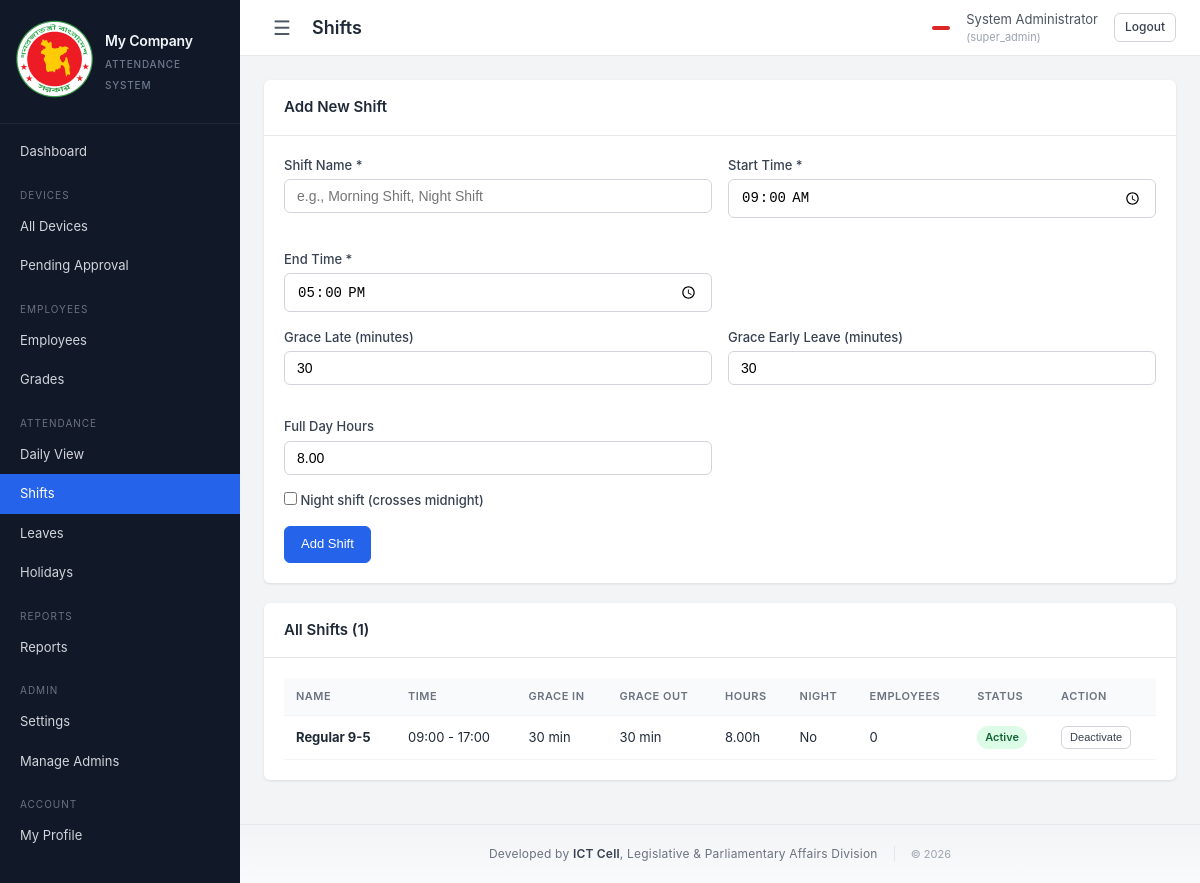
The app's page /php_dashboard/pages/shifts/list.php (signed in) with its own data.
### tables this page shows
CREATE TABLE system_settings (
    id INT AUTO_INCREMENT PRIMARY KEY,
    setting_key VARCHAR(100) UNIQUE NOT NULL,
    setting_value TEXT,
    description VARCHAR(255),
    updated_at DATETIME ON UPDATE CURRENT_TIMESTAMP
);

CREATE TABLE shifts (
    id INT AUTO_INCREMENT PRIMARY KEY,
    name VARCHAR(50) NOT NULL,
    start_time TIME NOT NULL,
    end_time TIME NOT NULL,
    grace_minutes_late INT DEFAULT 30,
    grace_minutes_early INT DEFAULT 30,
    full_day_hours DECIMAL(4,2) DEFAULT 8.00,
    is_night_shift BOOLEAN DEFAULT FALSE,
    status ENUM('active', 'inactive') DEFAULT 'active'
);

### php_dashboard/config/database.php (called while the page is built, shortened)
<?php
function getDB(): PDO {
    static $pdo = null;
    if ($pdo === null) {
        try {
            $dsn = "mysql:host=" . DB_HOST . ";port=" . DB_PORT . ";dbname=" . DB_NAME . ";charset=" . DB_CHARSET;
            $pdo = new PDO($dsn, DB_USER, DB_PASS, [
                PDO::ATTR_ERRMODE => PDO::ERRMODE_EXCEPTION,
                PDO::ATTR_DEFAULT_FETCH_MODE => PDO::FETCH_ASSOC,
                PDO::ATTR_EMULATE_PREPARES => false,
            ]);
        } catch (PDOException $e) {
            die("Database connection failed: " . $e->getMessage());
        }
    }
    return $pdo;
}
function getSetting(string $key, string $default = ''): string {
    $db = getDB();
    $stmt = $db->prepare("SELECT setting_value FROM system_settings WHERE setting_key = ?");
    $stmt->execute([$key]);
    $row = $stmt->fetch();
    return $row ? $row['setting_value'] : $default;
}

### php_dashboard/includes/auth.php (called while the page is built, shortened)
<?php
require_once __DIR__ . '/../config/database.php';
function isLoggedIn(): bool {
    return isset($_SESSION['user_id']) && !empty($_SESSION['user_id']);
}
function currentUser(): ?array {
    return [
        'id' => $_SESSION['user_id'],
        'username' => $_SESSION['username'],
        'name' => $_SESSION['user_name'],
        'role' => $_SESSION['user_role'],
    ];
}
function hasRole(string $role): bool {
    return isLoggedIn() && $_SESSION['user_role'] === $role;
}
function isSuperAdmin(): bool {
    return hasRole('super_admin');
}
function getUnreadNotificationCount(): int {
    $db = getDB();
    $role = $_SESSION['user_role'];
    $stmt = $db->prepare(
        "SELECT COUNT(*) as cnt FROM notifications
         WHERE is_read = 0 AND (target_role = 'all' OR target_role = ?)"
    );
    $stmt->execute([$role]);
    $row = $stmt->fetch();
    return (int)$row['cnt'];
}

### php_dashboard/pages/shifts/list.php (the view, shortened to what this page needs)
<?php
$pageTitle = 'Shifts';
require_once __DIR__ . '/../../includes/header.php';
$db = getDB();
$shifts = $db->query("
    SELECT s.*,
           (SELECT COUNT(DISTINCT es.employee_id) FROM employee_shifts es
            WHERE es.shift_id = s.id AND (es.effective_to IS NULL OR es.effective_to >= CURDATE())) as employee_count
    FROM shifts s
    ORDER BY s.status DESC, s.name
")->fetchAll();
?>
<div class="card">
    <div class="card-header"><h3>Add New Shift</h3></div>
    <div class="card-body">
        <form method="POST">
            <div class="form-row">
                <div class="form-group">
                    <label>Shift Name *</label>
                    <input type="text" name="name" required placeholder="e.g., Morning Shift, Night Shift">
                </div>
                <div class="form-group">
                    <label>Start Time *</label>
                    <input type="time" name="start_time" required value="09:00">
                </div>
                <div class="form-group">
                    <label>End Time *</label>
                    <input type="time" name="end_time" required value="17:00">
                </div>
            </div>
            <div class="form-row">
                <div class="form-group">
                    <label>Grace Late (minutes)</label>
                    <input type="number" name="grace_minutes_late" value="30" min="0" max="120">
                </div>
                <div class="form-group">
                    <label>Grace Early Leave (minutes)</label>
                    <input type="number" name="grace_minutes_early" value="30" min="0" max="120">
                </div>
                <div class="form-group">
                    <label>Full Day Hours</label>
                    <input type="number" name="full_day_hours" value="8.00" step="0.5" min="1" max="24">
                </div>
            </div>
            <div class="form-group">
                <label class="checkbox-label"><input type="checkbox" name="is_night_shift"> Night shift (crosses midnight)</label>
            </div>
            <button type="submit" class="btn btn-primary">Add Shift</button>
        </form>
    </div>
</div>
<div class="card">
    <div class="card-header"><h3>All Shifts (<?= count($shifts) ?>)</h3></div>
    <div class="card-body">
        <table class="table">
            <thead><tr><th>Name</th><th>Time</th><th>Grace In</th><th>Grace Out</th><th>Hours</th><th>Night</th><th>Employees</th><th>Status</th><th>Action</th></tr></thead>
            <tbody>
            <?php foreach ($shifts as $s): ?>
                <tr>
                    <td><strong><?= htmlspecialchars($s['name']) ?></strong></td>
                    <td><?= substr($s['start_time'],0,5) ?> - <?= substr($s['end_time'],0,5) ?></td>
                    <td><?= $s['grace_minutes_late'] ?> min</td>
                    <td><?= $s['grace_minutes_early'] ?> min</td>
                    <td><?= $s['full_day_hours'] ?>h</td>
                    <td><?= $s['is_night_shift'] ? 'Yes' : 'No' ?></td>
                    <td><?= $s['employee_count'] ?></td>
                    <td><span class="badge badge-<?= $s['status'] === 'active' ? 'approved' : 'inactive' ?>"><?= $s['status'] ?></span></td>
                    <td>
                        <form method="POST" style="display:inline">
                            <button type="submit" class="btn btn-xs btn-outline"><?= $s['status'] === 'active' ? 'Deactivate' : 'Activate' ?></button>
                        </form>
                    </td>
                </tr>
            <?php endforeach; ?>
            </tbody>
        </table>
    </div>
</div>
<?php require_once __DIR__ . '/../../includes/footer.php'; ?>

### php_dashboard/includes/header.php (shortened to what this page needs)
<?php
require_once __DIR__ . '/auth.php';
$user = currentUser();
$notifCount = getUnreadNotificationCount();
$companyName = getSetting('company_name', 'Attendance System');
$currentPage = basename($_SERVER['PHP_SELF'], '.php');
?>
<!DOCTYPE html>
<html lang="en">
<head>
    <link rel="stylesheet" href="<?= BASE_PATH ?>/assets/css/style.css">
</head>
<body>
    <div class="app-wrapper">
        <nav class="sidebar" id="sidebar">
            <div class="sidebar-header">
                <div class="sidebar-brand">
                    <div class="sidebar-brand-icon">
                        <img src="<?= BASE_PATH ?>/assets/logo.png" alt="Logo" class="sidebar-logo">
                    </div>
                    <div class="sidebar-brand-text">
                        <h2><?= htmlspecialchars($companyName) ?></h2>
                        <small>Attendance System</small>
                    </div>
                </div>
            </div>
            <ul class="nav-menu">
                <li class="<?= $currentPage === 'dashboard' ? 'active' : '' ?>">
                    <a href="<?= BASE_PATH ?>/pages/dashboard.php">Dashboard</a>
                </li>
                <li class="nav-section">Devices</li>
                <li class="<?= $currentPage === 'list' && strpos($_SERVER['PHP_SELF'], 'devices') !== false ? 'active' : '' ?>">
                    <a href="<?= BASE_PATH ?>/pages/devices/list.php">All Devices</a>
                </li>
                <li class="<?= $currentPage === 'pending' ? 'active' : '' ?>">
                    <a href="<?= BASE_PATH ?>/pages/devices/pending.php">Pending Approval</a>
                </li>
                <li class="nav-section">Employees</li>
                <li class="<?= strpos($_SERVER['PHP_SELF'], 'employees') !== false && $currentPage !== 'grades' ? 'active' : '' ?>">
                    <a href="<?= BASE_PATH ?>/pages/employees/list.php">Employees</a>
                </li>
                <li class="<?= $currentPage === 'grades' ? 'active' : '' ?>">
                    <a href="<?= BASE_PATH ?>/pages/employees/grades.php">Grades</a>
                </li>
                <li class="nav-section">Attendance</li>
                <li class="<?= strpos($_SERVER['PHP_SELF'], 'attendance') !== false ? 'active' : '' ?>">
                    <a href="<?= BASE_PATH ?>/pages/attendance/daily.php">Daily View</a>
                </li>
                <li class="<?= strpos($_SERVER['PHP_SELF'], 'shifts') !== false ? 'active' : '' ?>">
                    <a href="<?= BASE_PATH ?>/pages/shifts/list.php">Shifts</a>
                </li>
                <li class="<?= strpos($_SERVER['PHP_SELF'], 'leaves') !== false ? 'active' : '' ?>">
                    <a href="<?= BASE_PATH ?>/pages/leaves/list.php">Leaves</a>
                </li>
                <li class="<?= strpos($_SERVER['PHP_SELF'], 'holidays') !== false ? 'active' : '' ?>">
                    <a href="<?= BASE_PATH ?>/pages/holidays/list.php">Holidays</a>
                </li>
                <li class="nav-section">Reports</li>
                <li class="<?= strpos($_SERVER['PHP_SELF'], 'reports') !== false ? 'active' : '' ?>">
                    <a href="<?= BASE_PATH ?>/pages/reports/employee.php">Reports</a>
                </li>
                <?php if (isSuperAdmin()): ?>
                <li class="nav-section">Admin</li>
                <li class="<?= strpos($_SERVER['PHP_SELF'], 'settings') !== false && $currentPage === 'general' ? 'active' : '' ?>">
                    <a href="<?= BASE_PATH ?>/pages/settings/general.php">Settings</a>
                </li>
                <li class="<?= $currentPage === 'admins' ? 'active' : '' ?>">
                    <a href="<?= BASE_PATH ?>/pages/settings/admins.php">Manage Admins</a>
                </li>
                <?php endif; ?>
                <li class="nav-section">Account</li>
                <li class="<?= $currentPage === 'profile' ? 'active' : '' ?>">
                    <a href="<?= BASE_PATH ?>/pages/settings/profile.php">My Profile</a>
                </li>
            </ul>
        </nav>
        <div class="main-content">
            <header class="top-bar">
                <div class="top-bar-left">
                    <button class="sidebar-toggle" id="sidebarToggle" type="button" aria-label="Toggle sidebar">&#9776;</button>
                    <h1 class="page-title"><?= htmlspecialchars($pageTitle ?? 'Dashboard') ?></h1>
                </div>
                <div class="top-bar-right">
                    <span class="notification-badge" title="<?= $notifCount ?> unread notifications">
                    </span>
                    <span class="user-info">
                        <?= htmlspecialchars($user['name']) ?>
                        <small>(<?= $user['role'] ?>)</small>
                    </span>
                    <a href="<?= BASE_PATH ?>/index.php?action=logout" class="btn btn-sm btn-outline">Logout</a>
                </div>
            </header>
            <div class="content-area">

### records on screen
system_settings: setting_value "My Company"
shifts: name "Regular 9-5", start_time "09:00", end_time "17:00", grace_minutes_late "30", grace_minutes_early "30", full_day_hours "8.00", is_night_shift "No", employee_count "0", status "Active", shows "Deactivate"

### other values on screen
$pageTitle "Shifts"
$user['name'] "System Administrator"
$user['role'] "super_admin"
count($shifts) "1"
